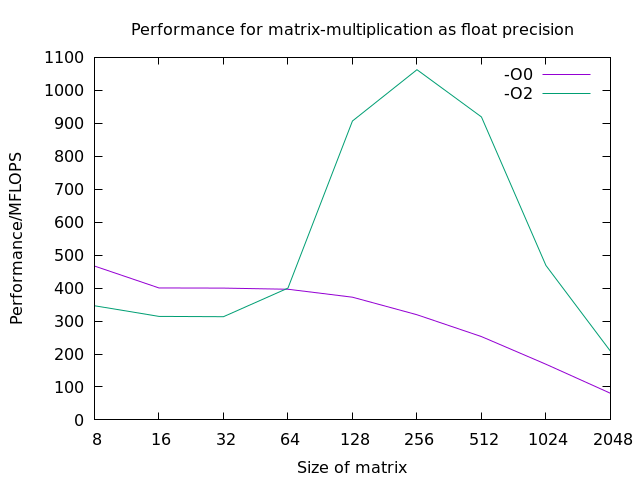

This chart was generated by the following gnuplot code:
set term pngcairo
set output "float.png"
set title "Performance for matrix-multiplication as float precision"
set xlabel "Size of matrix"
set ylabel "Performance/MFLOPS"
#set xrange [1:2048]
set logscale x 2
plot "ijk_float.dat" using 1:(2*$1*$1*$1/$2/1.0e6) title "-O0" with lines,\
    "ijk_float.dat" using 1:(2*$1*$1*$1/$3/1.0e6) title "-O2" with lines
